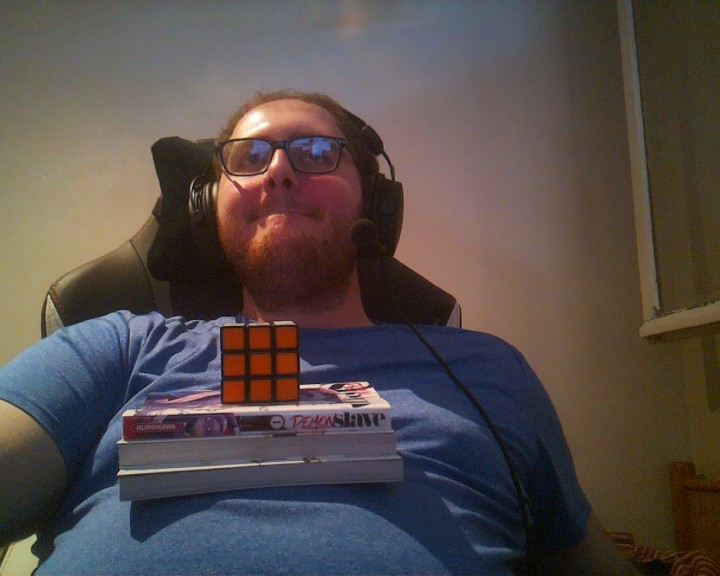
#> input picture Bras/Stereo/Nouveauahh/images/left2.jpeg, 720 x 576 px
$ python depth.py
#> lines starting #> are read from the running program, lines starting #| are printed output that depends on the picture
import numpy as np
import cv2 as cv
from matplotlib import pyplot as plt

from stereovision.calibration import StereoCalibrator
from stereovision.calibration import StereoCalibration
from stereovision.exceptions import ChessboardNotFoundError

"""
# Load image to rectify
imgLeft = cv.imread('./images/left3.jpeg', cv.IMREAD_GRAYSCALE)
imgRight = cv.imread('./images/right3.jpeg', cv.IMREAD_GRAYSCALE)


# Load the calibration results
calibration = StereoCalibration(input_folder='calib_result')

# Rectify a pair of left and right images (example using the last pair)
rectified_pair = calibration.rectify((imgLeft, imgRight))

# Display the rectified images
#cv.imshow('Left Calibrated!', rectified_pair[0])
#cv.imshow('Right Calibrated!', rectified_pair[1])

cv.imwrite('left_calibrated.jpg', rectified_pair[0])
cv.imwrite('right_calibrated.jpg', rectified_pair[1])


stereo = cv.StereoBM_create(numDisparities=32, blockSize=5)
disparity = stereo.compute(rectified_pair[0],rectified_pair[1])
plt.imshow(disparity,'gray')
plt.show()
"""


# Load image to rectify
left_image = cv.imread('./images/left2.jpeg', cv.IMREAD_GRAYSCALE)
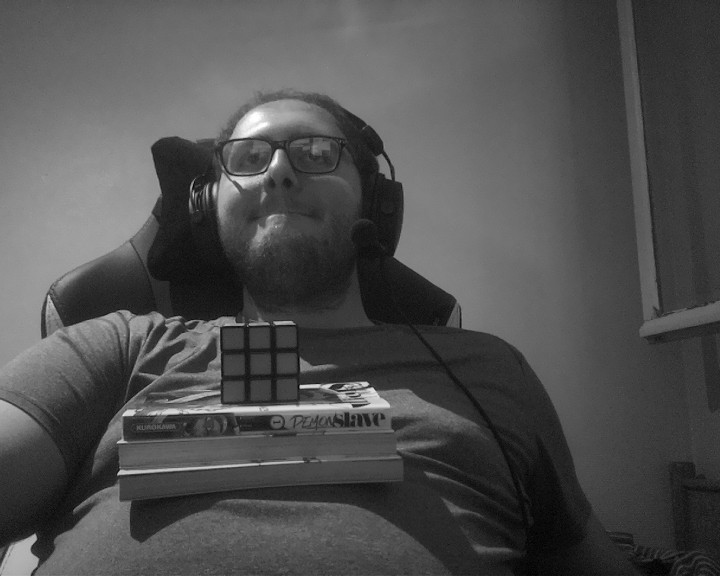
#> left_image: shape (576, 720); min 0, max 255, mean 79.3
right_image = cv.imread('./images/right2.jpeg', cv.IMREAD_GRAYSCALE)
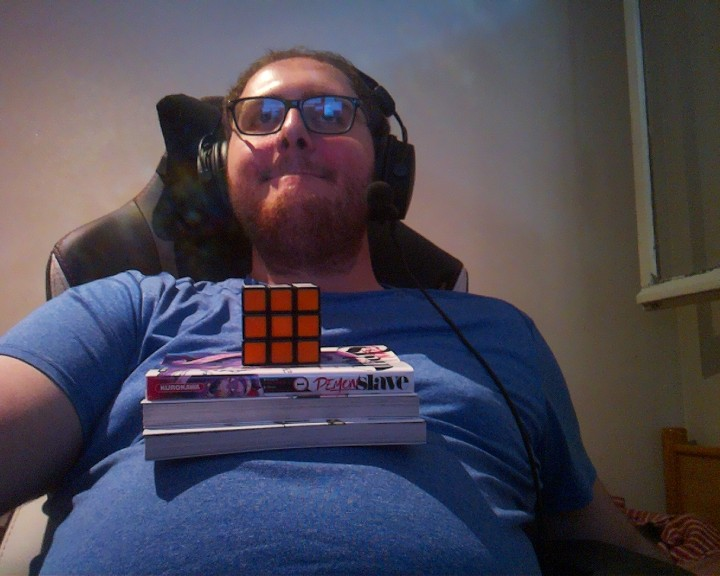
#> input picture Bras/Stereo/Nouveauahh/images/right2.jpeg, 720 x 576 px
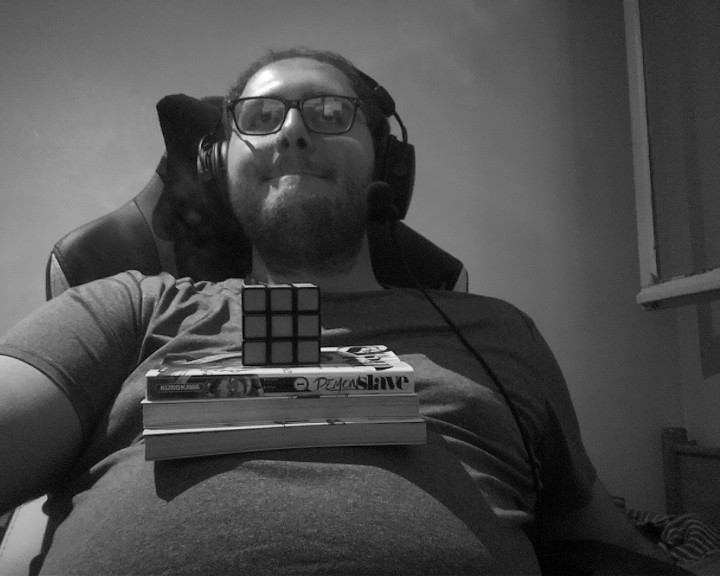
#> right_image: shape (576, 720); min 0, max 255, mean 74.9

left_image = cv.resize(right_image, (500, 500))
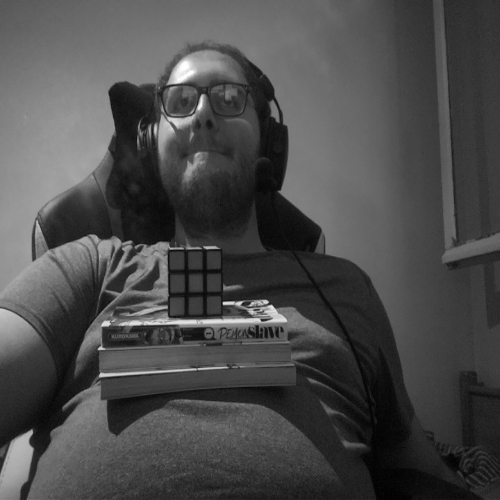
#> left_image: shape (500, 500); min 0, max 255, mean 74.8
right_image = cv.resize(left_image, (500, 500))


# Load the calibration results
#> (the run stopped early here; a loop or call above may not have finished)
